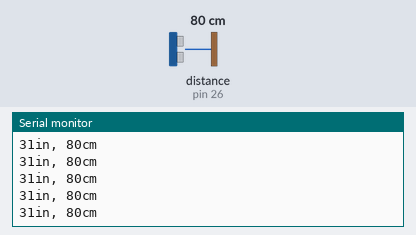
Bench run of a sketch on a simulated Arduino Mega 2560, built with avr-gcc and run on an emulated ATmega2560. On the bench: the last lines printed to the serial monitor. Wiring (inferred from the names in the program): ultrasonic range finder: trigger pin 24; echo pin 26. The inputs (shaded band) are chosen by the test bench; at power-on: distance to the obstacle (sensor on pin 26) 80 cm. The echo pulse lasts 58.3 µs per cm.

Above: at 1.2 s.
1.3 s: distance to the obstacle (sensor on pin 26) set to 2 cm
At 1.38 s:
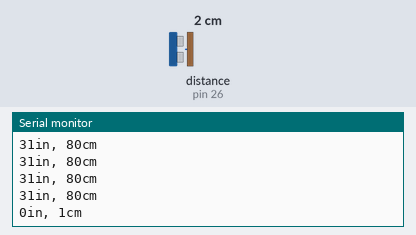
4.3 s: distance to the obstacle (sensor on pin 26) set to 4 cm
At 4.3 s:
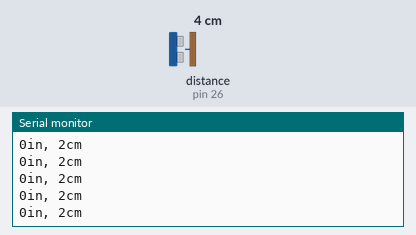
5.8 s: distance to the obstacle (sensor on pin 26) set to 35 cm
At 5.82 s:
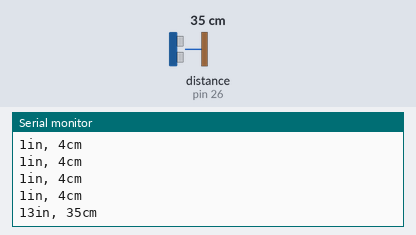
Timing chart, 0 to 8.8 s (numbered marks = the images above; inputs shaded):
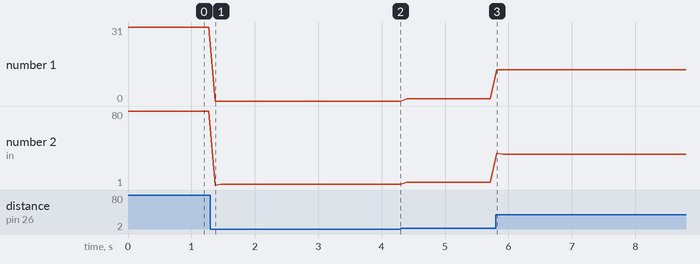

The sketch:

direct_test.ino
```cpp
//Test Code and Draft code for HC-SR04 Sonar Sensor
//Stumper Thumpers
//This sketch tests the HC-SR04 by connecting it directly into
// the arduino board using pins 2,3,4 and 5.


//Pin variable names are named directly after the jumpers on the
//..sonar sensor
int VCC = 22; //attach pin 2 to VCC
int Trig = 24; // attach pin 3 to Trig
int Echo = 26; //attach pin 4 to Echo
int GND = 28; //attach pin 5 to GND

//Setup function to prepare the pins for use, no return value
void setup()
{
Serial.begin(9600);  //establishes serial communication at a
                    //..rate of 9600 bauds(bits per second)
pinMode (VCC,OUTPUT); //sets VCC/pin 2 as a digital output pin
pinMode (GND,OUTPUT); //sets GND/pin 5 as a digital output pin
}

//Main portion of the code.
void loop()
{
 //variables to hold the inches, centimeters, and ping duration
 long in, cm, duration;

 //Initializes digital output pin VCC(2) for use. The GND(5) pin
 //..doesn't have to be declared as pins default to LOW
 digitalWrite(VCC, HIGH);

 // The PING))) is triggered by a HIGH pulse of 2 or more microseconds.
 // Give a short LOW pulse beforehand to ensure a clean HIGH pulse:
 pinMode(Trig, OUTPUT);
 digitalWrite(Trig, LOW);
 delayMicroseconds(2);
 digitalWrite(Trig, HIGH);
 delayMicroseconds(5);
 digitalWrite(Trig, LOW);

 // The same pin is used to read the signal from the PING))): a HIGH
 // pulse whose duration is the time (in microseconds) from the sending
 // of the ping to the reception of its echo off of an object.
 pinMode(Echo,INPUT);
 duration = pulseIn(Echo, HIGH);

 // convert the time into a distance
 in = microsecondsToInches(duration);
 cm = microsecondsToCentimeters(duration);

 Serial.print(in);
 Serial.print("in, ");
 Serial.print(cm);
 Serial.print("cm");
 Serial.println();

 delay(100);
 }

 long microsecondsToInches(long microseconds)
 {
 // According to Parallax's datasheet for the PING))), there are
 // 73.746 microseconds per inch (i.e. sound travels at 1130 feet per
 // second). This gives the distance travelled by the ping, outbound
 // and return, so we divide by 2 to get the distance of the obstacle.
 // See:  http://www.parallax.com/dl/docs/prod/acc/28015-PI...
 return microseconds / 74 / 2;
 }

 long microsecondsToCentimeters(long microseconds)
 {
 // The speed of sound is 340 m/s or 29 microseconds per centimeter.
 // The ping travels out and back, so to find the distance of the
 // object we take half of the distance travelled.
 return microseconds / 29 / 2;
 }
```

Measured:
- after the input at 1.3 s, the serial monitor: prints a new line after 0.07 s (image 1)
- after the input at 5.8 s, the serial monitor: prints a new line at once (image 3)
- plotted number 1: 31 → 0 after the input at 1.3 s, 1 → 13 after the input at 5.8 s
- plotted number 2: 80 → 2 after the input at 1.3 s, 2 → 4 after the input at 4.3 s, 4 → 34 after the input at 5.8 s
